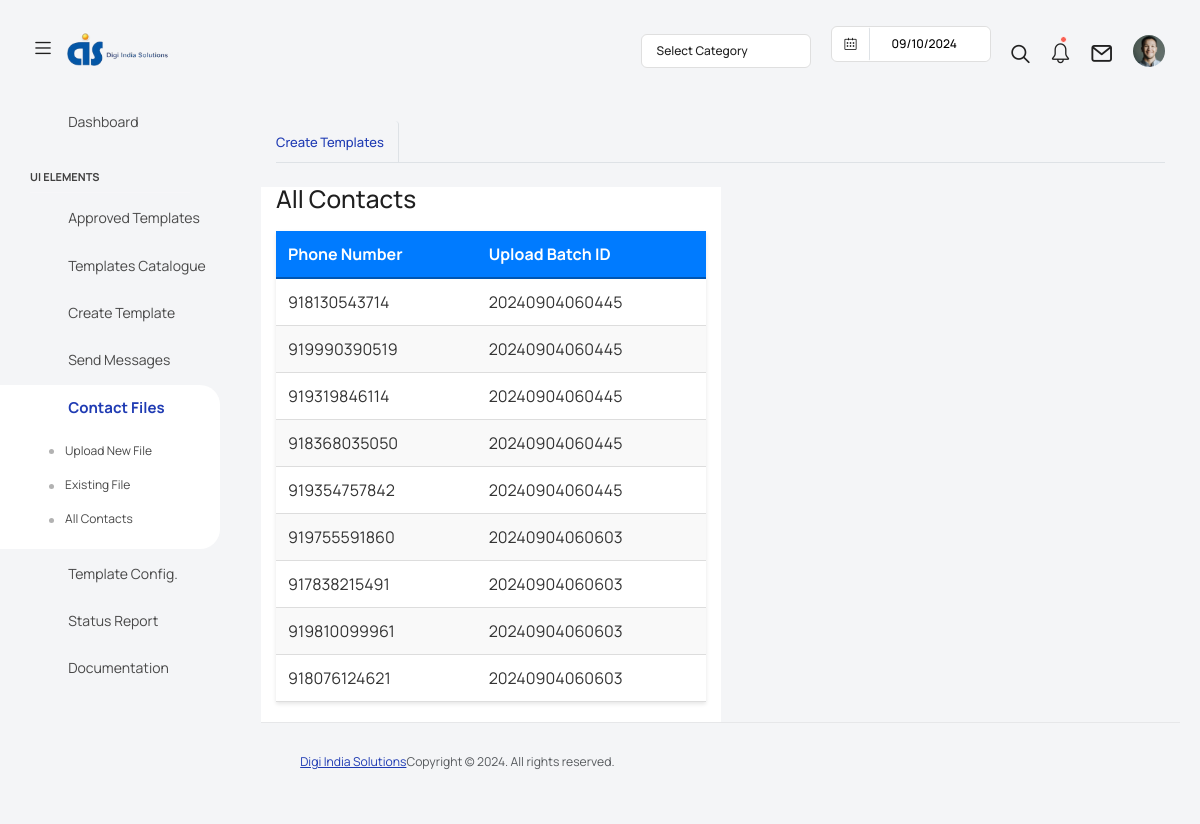
Screenshot of /list-contact/ with the database file from the repository.
### testing_collection/models.py (models this page shows, shortened)
class Contact(models.Model):
    phone_number = models.CharField(max_length=12, unique=True)
    upload = models.ForeignKey(
        Upload, on_delete=models.CASCADE, related_name="contacts"
    )

class Upload(models.Model):
    batch_id = models.CharField(max_length=20, unique=True)
    upload_time = models.DateTimeField(auto_now_add=True)
    new_contacts = models.PositiveIntegerField(default=0)
    old_contacts = models.PositiveIntegerField(default=0)

### testing_collection/views.py (the view)
# urls.py: path("list-contact/", list_contacts, name="list_contacts"),
def list_contacts(request):
    contacts = Contact.objects.all()  # Fetch all contacts from the database
    return render(request, "pages/list-contact.html", {"contacts": contacts})

### templates/pages/list-contact.html (shortened to what this page needs)
<!DOCTYPE html>
<html lang="en">
<head>
    <link rel="stylesheet" href="/static/assets/vendors/feather/feather.css">
    <link rel="stylesheet" href="/static/assets/vendors/mdi/css/materialdesignicons.min.css">
    <link rel="stylesheet" href="/static/assets/vendors/ti-icons/css/themify-icons.css">
    <link rel="stylesheet" href="/static/assets/vendors/font-awesome/css/font-awesome.min.css">
    <link rel="stylesheet" href="/static/assets/vendors/typicons/typicons.css">
    <link rel="stylesheet" href="/static/assets/vendors/simple-line-icons/css/simple-line-icons.css">
    <link rel="stylesheet" href="/static/assets/vendors/css/vendor.bundle.base.css">
    <link rel="stylesheet" href="/static/assets/vendors/bootstrap-datepicker/bootstrap-datepicker.min.css">
    <link rel="stylesheet" href="/static/assets/css/customized.css">
    <link rel="stylesheet" href="/static/assets/css/style.css">
</head>
<body>
    <div class="container-scroller">
        <nav class="navbar default-layout col-lg-12 col-12 p-0 fixed-top d-flex align-items-top flex-row">
            <div class="text-center navbar-brand-wrapper d-flex align-items-center justify-content-start">
                <div class="me-3">
                    <button class="navbar-toggler navbar-toggler align-self-center" type="button"
                        data-bs-toggle="minimize">
                        <span class="icon-menu"></span>
                    </button>
                </div>
                <div>
                    <a class="navbar-brand brand-logo" href="../../index.html">
                        <img src="/static/assets/images/white-logo.png" alt="logo" />
                    </a>
                </div>
            </div>
            <div class="navbar-menu-wrapper d-flex align-items-top">
                <ul class="navbar-nav ms-auto">
                    <li class="nav-item dropdown d-none d-lg-block">
                        <a class="nav-link dropdown-bordered dropdown-toggle dropdown-toggle-split" id="messageDropdown"
                            href="#" data-bs-toggle="dropdown" aria-expanded="false"> Select Category </a>
                    </li>
                    <li class="nav-item d-none d-lg-block">
                        <div id="datepicker-popup" class="input-group date datepicker navbar-date-picker">
                            <span class="input-group-addon input-group-prepend border-right">
                                <span class="icon-calendar input-group-text calendar-icon"></span>
                            </span>
                            <input type="text" class="form-control">
                        </div>
                    </li>
                    <li class="nav-item">
                        <form class="search-form" action="#">
                            <i class="icon-search"></i>
                            <input type="search" class="form-control" placeholder="Search Here" title="Search here">
                        </form>
                    </li>
                    <li class="nav-item dropdown">
                        <a class="nav-link count-indicator" id="notificationDropdown" href="#"
                            data-bs-toggle="dropdown">
                            <i class="icon-bell"></i>
                            <span class="count"></span>
                        </a>
                    </li>
                    <li class="nav-item dropdown">
                        <a class="nav-link count-indicator" id="countDropdown" href="#" data-bs-toggle="dropdown"
                            aria-expanded="false">
                            <i class="icon-mail icon-lg"></i>
                        </a>
                    </li>
                    <li class="nav-item dropdown d-none d-lg-block user-dropdown">
                        <a class="nav-link" id="UserDropdown" href="#" data-bs-toggle="dropdown" aria-expanded="false">
                            <img class="img-xs rounded-circle" src="/static/assets/images/faces/face8.jpg"
                                alt="Profile image"> </a>
                    </li>
                </ul>
            </div>
        </nav>
        <div class="container-fluid page-body-wrapper">
            <nav class="sidebar sidebar-offcanvas" id="sidebar">
                <ul class="nav">
                    <li class="nav-item">
                        <a class="nav-link" href="/dashboard">
                            <i class="mdi mdi-grid-large menu-icon"></i>
                            <span class="menu-title">Dashboard</span>
                        </a>
                    </li>
                    <li class="nav-item nav-category">UI Elements</li>
                    <li class="nav-item">
                        <a class="nav-link" data-bs-toggle="collapse" href="/templates/"
                            aria-expanded="false" aria-controls="ui-basic">
                            <i class="menu-icon mdi mdi-floor-plan"></i>
                            <span class="menu-title">Approved Templates</span>
                        </a>
                    </li>
                    <li class="nav-item">
                        <a class="nav-link" data-bs-toggle="collapse"
                            href="/template-creation-catalogue" aria-expanded="false"
                            aria-controls="ui-basic">
                            <i class="menu-icon mdi mdi-floor-plan"></i>
                            <span class="menu-title">Templates Catalogue</span>
                        </a>
                    </li>
                    <li class="nav-item">
                        <a class="nav-link" data-bs-toggle="collapse" href="#form-elements" aria-expanded="false"
                            aria-controls="form-elements">
                            <i class="menu-icon mdi mdi-card-text-outline"></i>
                            <span class="menu-title">Create Template</span>
                            <i class="menu-arrow"></i>
                        </a>
                    </li>
                    <li class="nav-item">
                        <a class="nav-link" data-bs-toggle="collapse" href="" aria-expanded="false"
                            aria-controls="charts">
                            <i class="menu-icon mdi mdi-chart-line"></i>
                            <span class="menu-title">Send Messages</span>
                            <i class="menu-arrow"></i>
                        </a>
                    </li>
                    <li class="nav-item active">
                        <a class="nav-link" data-bs-toggle="collapse" href="#tables" aria-expanded="false"
                            aria-controls="tables">
                            <i class="menu-icon mdi mdi-table"></i>
                            <span class="menu-title">Contact Files</span>
                            <i class="menu-arrow"></i>
                        </a>
                        <div id="tables">
                            <ul class="nav flex-column sub-menu">
                                <li class="nav-item"> <a class="nav-link"
                                        href="/import-contacts">Upload New File</a>
                                </li>
                                <li class="nav-item"> <a class="nav-link"
                                        href="/list-contact/">Existing File</a>
                                </li>
                                <li class="nav-item"> <a class="nav-link" href="/list-uploads/">All
                                        Contacts</a>
                                </li>
                            </ul>
                        </div>
                    </li>
                    <li class="nav-item">
                        <a class="nav-link" data-bs-toggle="collapse" href="#icons" aria-expanded="false"
                            aria-controls="icons">
                            <i class="menu-icon mdi mdi-layers-outline"></i>
                            <span class="menu-title">Template Config.</span>
                            <i class="menu-arrow"></i>
                        </a>
                    </li>
                    <li class="nav-item">
                        <a class="nav-link" href="/message-status/"
                            aria-controls="ui-basic">
                            <i class="menu-icon mdi mdi-floor-plan"></i>
                            <span class="menu-title">Status Report</span>
                        </a>
                    </li>
                    <li class="nav-item">
                        <a class="nav-link" href="../../docs/documentation.html">
                            <i class="menu-icon mdi mdi-file-document"></i>
                            <span class="menu-title">Documentation</span>
                        </a>
                    </li>
                </ul>
            </nav>
            <div class="main-panel">
                <div class="content-wrapper">
                    <div class="row">
                        <div class="col-sm-12">
                            <div class="home-tab">
                                <div class="d-sm-flex align-items-center justify-content-between border-bottom">
                                    <ul class="nav nav-tabs" role="tablist">
                                        <li class="nav-item">
                                            <a class="nav-link active ps-0" id="home-tab" data-bs-toggle="tab"
                                                href="#overview" role="tab" aria-controls="overview"
                                                aria-selected="true">Create Templates</a>
                                        </li>
                                    </ul>
                                </div>
                            </div>
                        </div>
                        <div class="col-md-6 mt-4" style="background-color: white;">
                            <h3>All Contacts</h3>
                            <table>
                                <thead>
                                    <tr>
                                        <th>Phone Number</th>
                                        <th>Upload Batch ID</th>
                                    </tr>
                                </thead>
                                <tbody>
                                    {% for contact in contacts %}
                                    <tr>
                                        <td>{{ contact.phone_number }}</td>
                                        <td>{{ contact.upload.batch_id }}</td>
                                    </tr>
                                    {% empty %}
                                    <tr>
                                        <td colspan="2">No contacts available.</td>
                                    </tr>
                                    {% endfor %}
                                </tbody>
                            </table>
                        </div>
                        <footer class="footer">
                            <div class="d-sm-flex justify-content-center justify-content-sm-between">
                                <span class="text-muted text-center text-sm-left d-block d-sm-inline-block"><a
                                        href="https://www.digiindiasolutions.com/" target="_blank">Digi India
                                        Solutions</a>
                                    <span class="float-none float-sm-end d-block mt-1 mt-sm-0 text-center">Copyright ©
                                        2024. All
                                        rights
                                        reserved.</span>
                            </div>
                        </footer>
                    </div>
                </div>
            </div>
</body>
</html>

### static/assets/css/customized.css (style rules this page uses)
.input-group { margin-bottom: 15px; }

### templates/pages/list-contact.html (style rules this page uses)
table { width: 100%; border-collapse: collapse; margin: 20px 0; font-size: 16px; color: #333; box-shadow: 0 2px 4px rgba(0, 0, 0, 0.1); }
th { background-color: #007bff; color: white; padding: 12px; text-align: left; border-bottom: 2px solid #0056b3; }
td { padding: 12px; border-bottom: 1px solid #ddd; }
tr:nth-child(even) { background-color: #f9f9f9; }
tr:nth-child(odd) { background-color: #ffffff; }

### rows the page displays
Contact: phone_number "918130543714", upload.batch_id "20240904060445"
Contact: phone_number "919990390519", upload.batch_id "20240904060445"
Contact: phone_number "919319846114", upload.batch_id "20240904060445"
Contact: phone_number "918368035050", upload.batch_id "20240904060445"
Contact: phone_number "919354757842", upload.batch_id "20240904060445"
Contact: phone_number "919755591860", upload.batch_id "20240904060603"
Contact: phone_number "917838215491", upload.batch_id "20240904060603"
Contact: phone_number "919810099961", upload.batch_id "20240904060603"
Contact: phone_number "918076124621", upload.batch_id "20240904060603"
